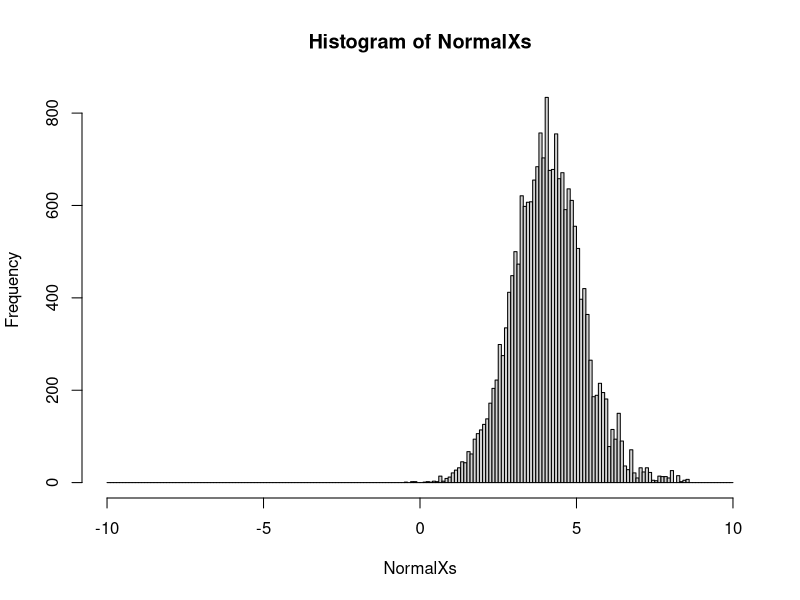
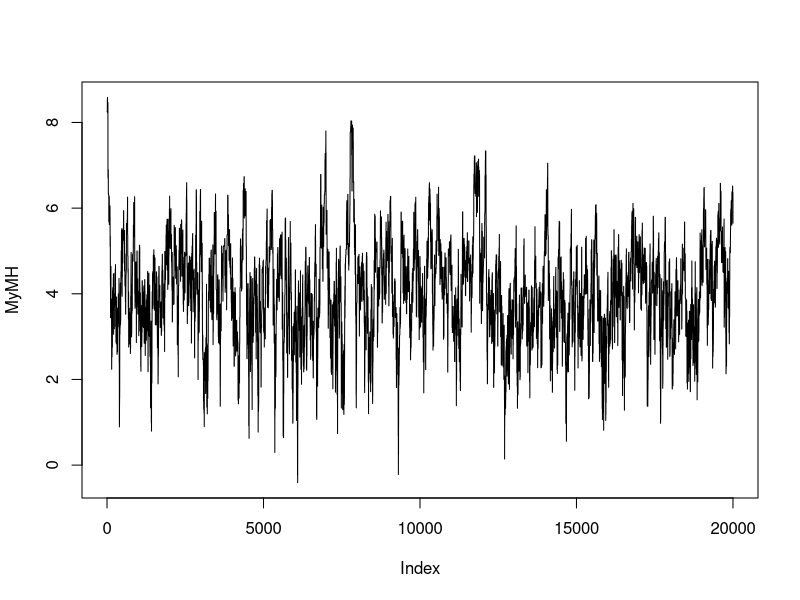
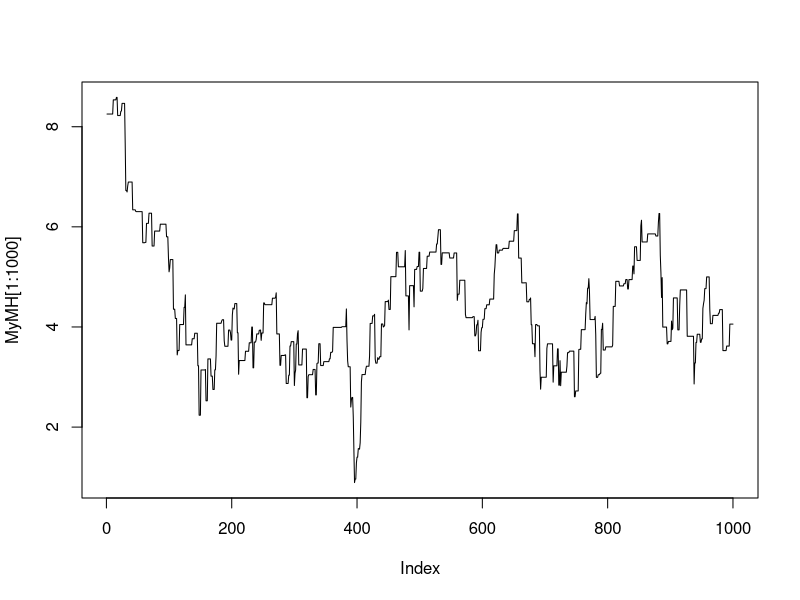
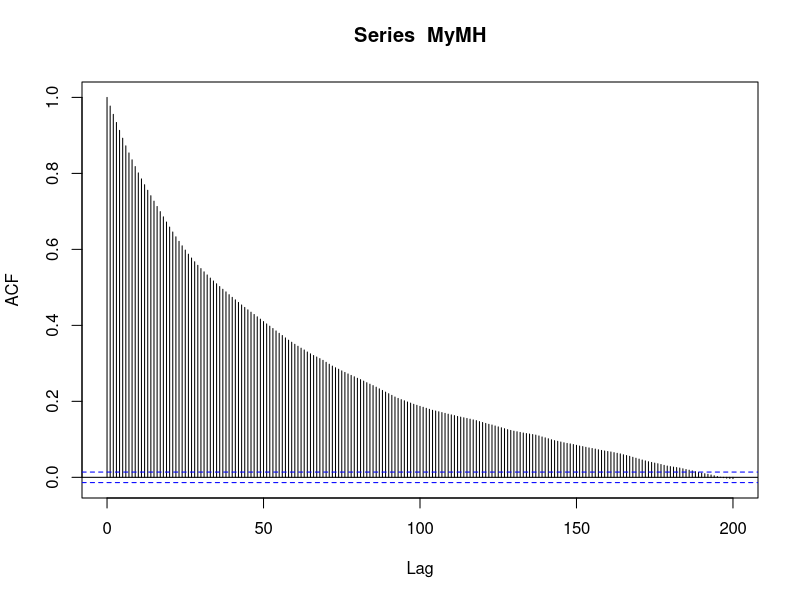
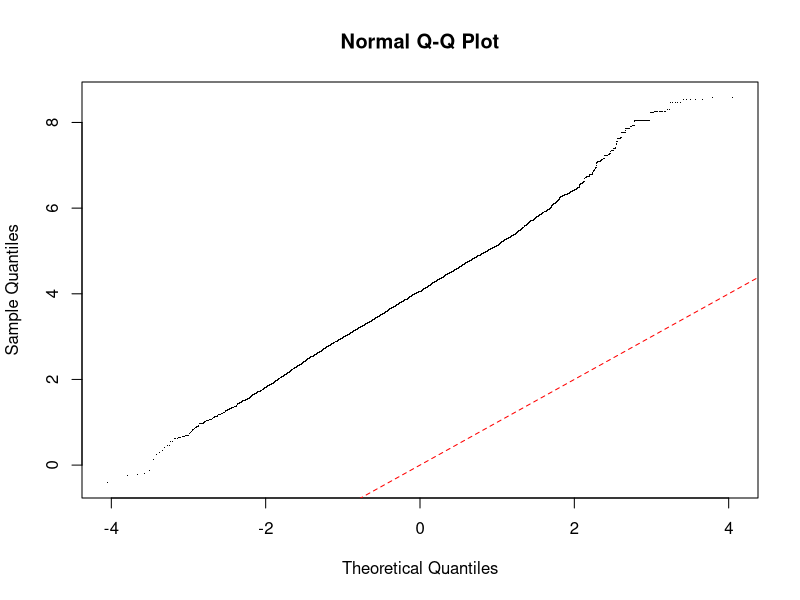
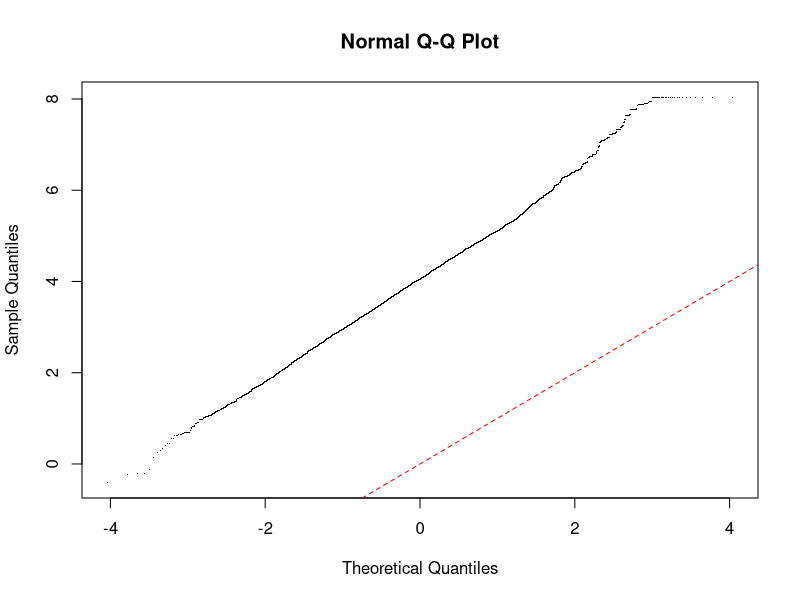

Write the R code that produced these figures, in order.
## ---- chunk 1
MHNormal <- function(Mean,SD,EndPt,NumberOfIts){ # Mean and SD are the Mean and Std. dev. of the Normal,
	#We simulate over the range [-EndPt, +EndPt] and run NumberOfIts iterations.
	NormalXs <- rep(-9,NumberOfIts)  # declare a vector to store the x-values we generate during the course of the algorithm
	# you need to start somewhere: sample a random number, x, between +EndPt and -EndPt
	x = runif(1, -EndPt, EndPt)

		for (i in 1:NumberOfIts){    # each iteration performs one step of the MCMC process
		# propose a new x-value (xprime) by adding a Unif(-0.5,0.5) (say) random variable to the current value
	  if (runif(1)<0.9){
	    xprime  <-  x + runif(1,0,1)
	  }else{
	    xprime  <-  x - runif(1,0,1)
	  }
		# decide whether to move to the new value - 
			# Calculate Metropolis term (the ratio of the likelihoods of the two points, i.e., H <- f(x')/f(x))
			H <- min(1,dnorm(xprime,Mean,SD)/dnorm(x,Mean,SD))
			p <- runif(1,0,1) # generate a random number and then decide whether or not to move to the new value
		if (p<H){ 
			x <- xprime      # move to x'
		} # we dont need an else, since we just keep the existing x in that case
			
			# update the vector that you keep each iterations x-value inNormalXs
			NormalXs[i] <- x
		
		# every now and again, plot a histogram of the accepted values
    HistBars  <-  seq(-EndPt, EndPt, 0.1)
		}
	 hist(NormalXs,breaks=HistBars) 
	return (NormalXs)  # returns the vector of x-values
}
## ---- chunk 2
set.seed(572)
MyMH <- MHNormal(0,1,10,20000)
## ---- chunk 3
plot(MyMH,type='l')
plot(MyMH[1:1000],type='l')
acf(MyMH,lag.max=200)
## ---- chunk 4
qqnorm(MyMH,pch='.')
abline(0,1,col="red",lty=2)
qqnorm(MyMH[-(1:1000)],pch='.')
abline(0,1,col="red",lty=2)
